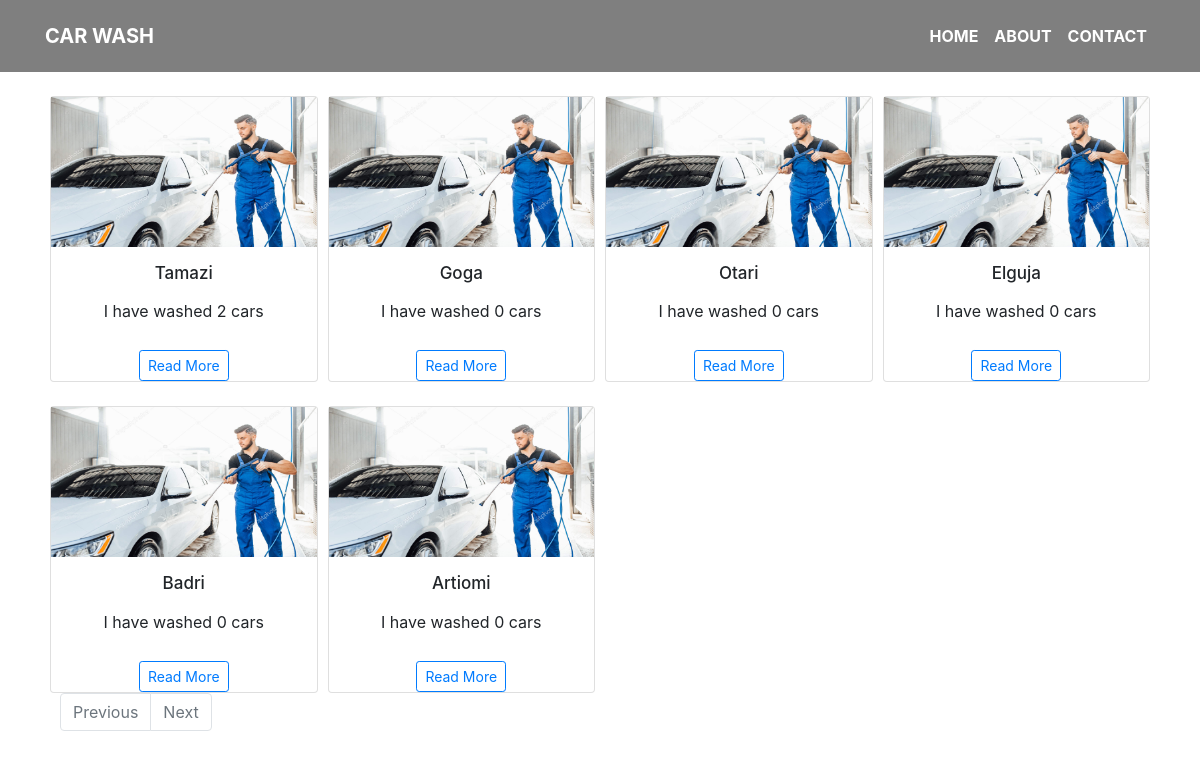
Screenshot of /washers/ with the database file from the repository.
### car_wash/models.py (models this page shows, shortened)
class CarWasher(models.Model):
    name = models.CharField(max_length=200)

### car_wash/views.py (the view)
# urls.py: path('washers/', view=washers_list, name='washers_list'),
def washers_list(request):
    washers = CarWasher.objects.all()
    q = request.GET.get('q')
    if q:
        washers = Order.objects.filter(Q(washer__name__istartswith=q) | Q(car__owner__name__istartswith=q))
    p = Paginator(washers, 3)
    page_num = request.GET.get('page', 1)
    try:
        page = p.page(page_num)
    except EmptyPage:
        page = p.page(1)
    if page.has_next():
        next_url = f'?page={page.next_page_number()}'
    else:
        next_url = ''
    if page.has_previous():
        prev_url = f'?page={page.previous_page_number()}'
    else:
        prev_url = ''
    return render(request, 'washers-list.html', {'washers': washers})

### car_wash/templates/washers-list.html (shortened to what this page needs)
{% extends 'base.html' %}
{% load static %}
{% block body %}
<br>
<br>
<br>
<div class="container mt-10">
   {% for washer in washers %}
   <br>
       {% if forloop.counter0|divisibleby:4 %}
       <div class="row">
       {% endif %}
          <div class="col-md-3 col-sm-6">
             <div class="card card-block">
                <img src="{% static 'images/washmen.jpg' %}" alt="Photo of sunset">
                <h5 class="card-title mt-3 mb-3">{{ washer.name }}</h5>
                <p class="card-text">I have washed {{ washer.orders.count }} cars</p>
                <div class="card-action">
                   <strong><a href="{% url 'car_wash:washer-detail' washer.id %}" class="btn btn-sm btn-outline-primary">Read More</a></strong>
                </div>
             </div>
          </div>
       {% if forloop.counter|divisibleby:4 or forloop.last %}
       </div>
       {% endif %}
   {% endfor %}
            <nav aria-label="...">
              <ul class="pagination">
                <li class="page-item {% if not prev_page_url %} disabled {% endif %}">
                        <a class="page-link" href="{{ prev_page_url }}" tabindex="-1">Previous</a>
                </li>
                <li class="page-item {% if not next_page_url %} disabled {% endif %}">
                        <a class="page-link" href="{{ next_page_url }}">Next</a>
                </li>
              </ul>
            </nav>
</div>
{% endblock body %}

### static/css/main.css (style rules this page uses)
div { text-align: center; }
body { background-image: url('/static/images/background.jpg'); background-repeat: no-repeat; background-size: 1500px 750px; background-attachment: fixed; }

### car_wash/templates/washers-list.html (style rules this page uses)
img { height:150px; width:100%; }
div [class^="col-"] { padding-left:5px; padding-right:5px; }
.card { transition:0.5s; cursor:pointer; }
.card-title { font-size:17px; transition:1s; cursor:pointer; }
.card-text { height:35px; }
.card::before, .card::after { position: absolute; top: 0; right: 0; bottom: 0; left: 0; transform: scale3d(0, 0, 1); transition: transform .3s ease-out 0s; background: rgba(255, 255, 255, 0.1); content: ''; pointer-events: none; }
.card::before { transform-origin: left top; }
.card::after { transform-origin: right bottom; }

### rows the page displays
CarWasher: name "Tamazi", orders.count "2"
CarWasher: name "Goga", orders.count "0"
CarWasher: name "Otari", orders.count "0"
CarWasher: name "Elguja", orders.count "0"
CarWasher: name "Badri", orders.count "0"
CarWasher: name "Artiomi", orders.count "0"
